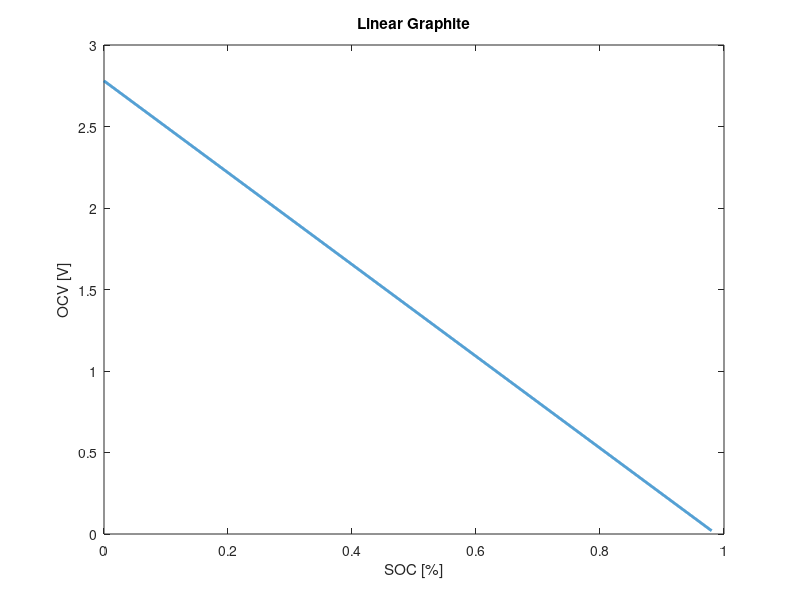
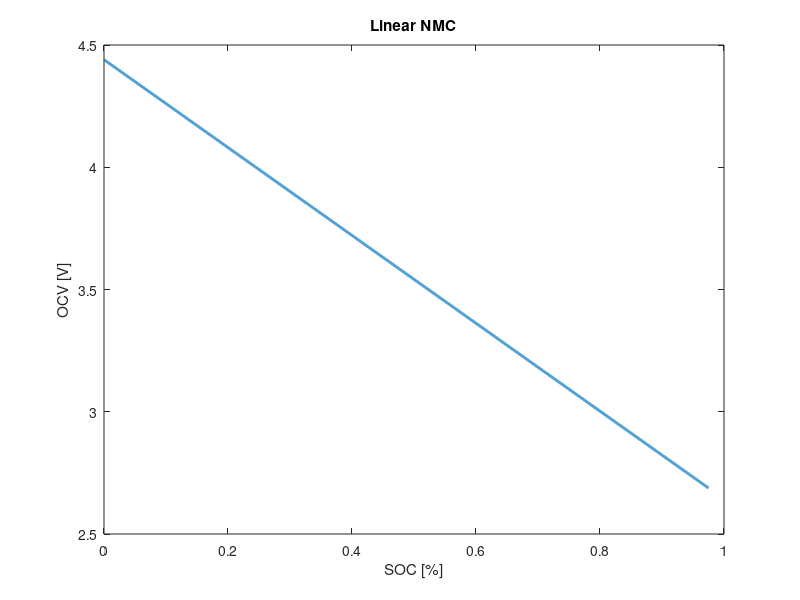
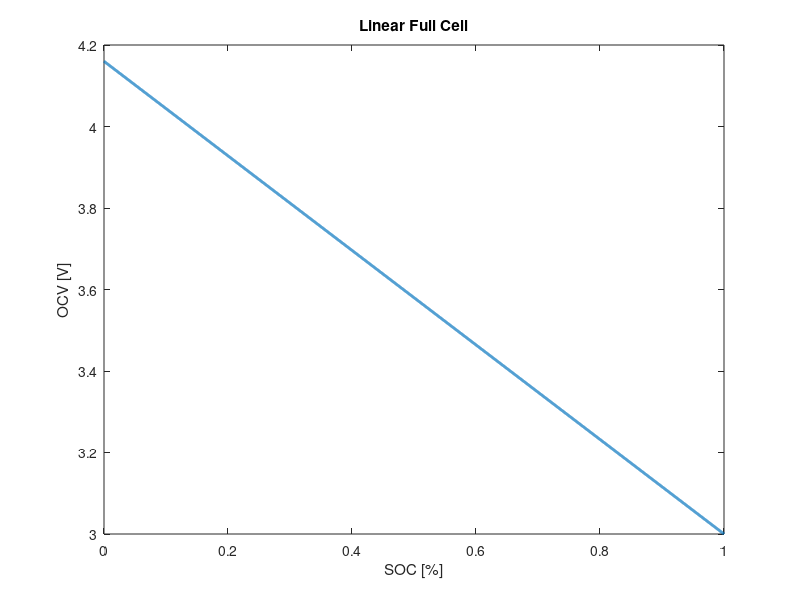

Write the MATLAB code that produced these figures, in order.
clear;
clc;
close all;

%% graphite
ocv_g = linspace(2.78, 0.02, 3691);
soc_g = linspace(0.0, 0.98, 3691);
figure(1);
plot(soc_g, ocv_g, 'linewidth', 2);
xlabel('SOC [%]')
ylabel('OCV [V]')
title('Linear Graphite')

%% NMC
ocv_n = linspace(4.44, 2.688, 3691);
soc_n = linspace(0.0, 0.975, 3691);
figure(2);  
plot(soc_n, ocv_n, 'linewidth', 2);
xlabel('SOC [%]')
ylabel('OCV [V]')
title('Linear NMC')

%% full cell
ocv_f = linspace(4.16, 3.0, 3691);
soc_f = linspace(0, 1, 3691);
figure(3);
plot(soc_f, ocv_f, 'linewidth', 2);
xlabel('SOC [%]')
ylabel('OCV [V]')
title('Linear Full Cell')
